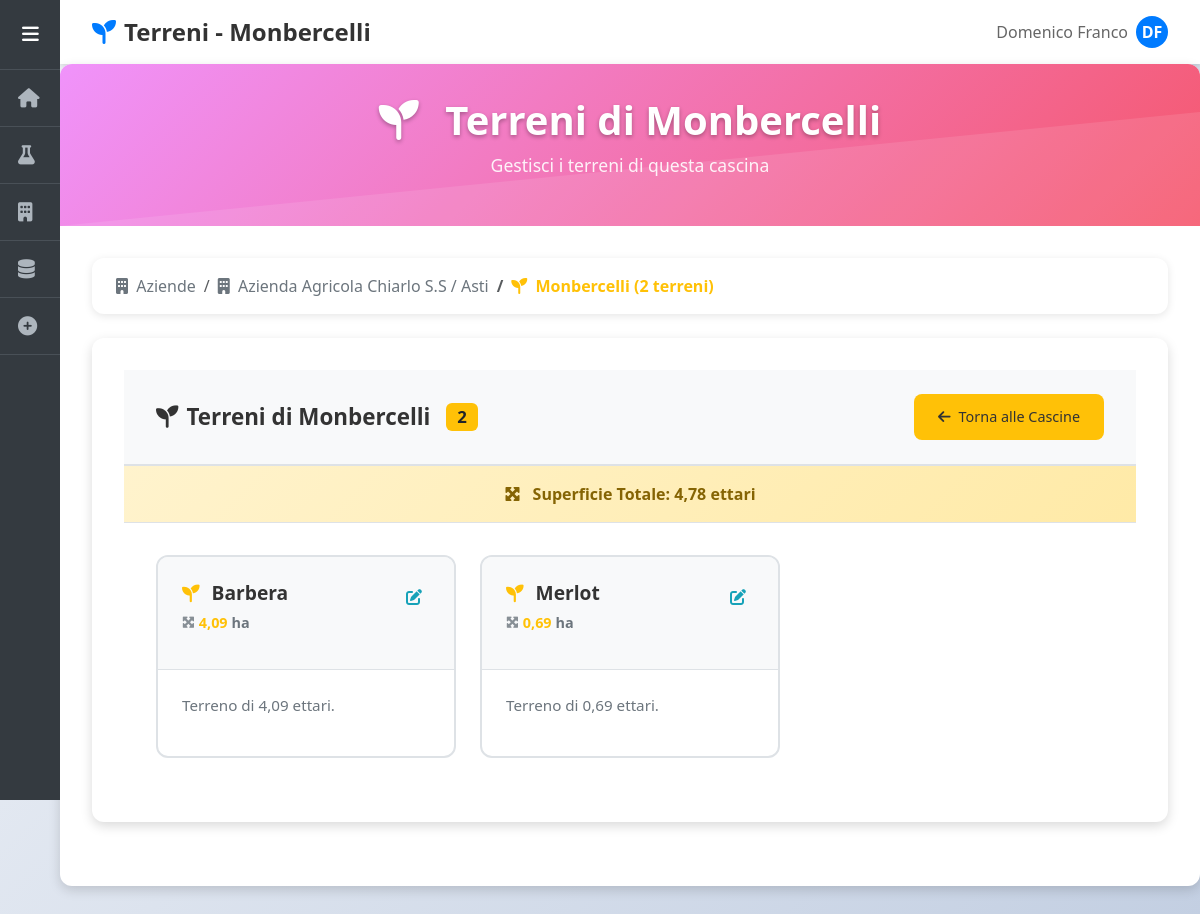
Screenshot of /aziende/cascine/202/terreni/ with the database file from the repository.
### domenico/models.py (models this page shows, shortened)
class Cascina(models.Model):
    nome = models.CharField(max_length=200)
    cliente = models.ForeignKey(Cliente, on_delete=models.CASCADE, related_name='cascine')
    contoterzista = models.ForeignKey(
        Contoterzista,
        on_delete=models.SET_NULL,
        null=True,
        blank=True,
        related_name='cascine',
        help_text="Contoterzista responsabile per questa cascina (opzionale)"
    )

class Cliente(models.Model):
    nome = models.CharField(max_length=200)
    creato_il = models.DateTimeField(auto_now_add=True)

class Terreno(models.Model):
    nome = models.CharField(max_length=200)
    cascina = models.ForeignKey(Cascina, on_delete=models.CASCADE, related_name='terreni')
    superficie = models.DecimalField(
        max_digits=10,
        decimal_places=2,
        validators=[MinValueValidator(0.01)],
        help_text="Superficie in ettari"
    )
    class Meta:
        verbose_name = "Terreno"
        verbose_name_plural = "Terreni"

### domenico/views.py (the view)
# urls.py: path('aziende/cascine/<int:cascina_id>/terreni/', views.aziende_terreni, name='aziende_terreni'),
def aziende_terreni(request, cascina_id):
    from django.db.models import Q
    from django.db.models.functions import Lower
    search_query = request.GET.get('search', '').strip()
    cascina = get_object_or_404(
        Cascina.objects.select_related('cliente', 'contoterzista'),
        id=cascina_id
    )
    terreni = cascina.terreni.all()
    if search_query:
        terreni = terreni.filter(
            Q(nome__icontains=search_query) |
            Q(coltura__icontains=search_query)
        )
    terreni = terreni.order_by(Lower('nome'))
    context = {
        'cascina': cascina,
        'cliente': cascina.cliente,
        'terreni': terreni,
        'search_query': search_query,
        'total_count': terreni.count(),
        'breadcrumb_level': 'terreni'
    }
    return render(request, 'aziende_terreni.html', context)

### domenico/templatetags/aziende_extras.py (called while the page is built, shortened)
@register.filter
def total_superficie(items):
    total = 0.0
    if not items:
        return 0.0
    if hasattr(items, 'all'):  # QuerySet
        for item in items.all():
            if hasattr(item, 'superficie'):
                total += float(item.superficie or 0)
    return round(total, 2)

### domenico/templates/aziende_terreni.html (shortened to what this page needs)
{% extends 'base.html' %}
{% load aziende_extras %}
{% block page_title %}Terreni - {{ cascina.nome }}{% endblock %}
{% block page_icon %}<i class="fas fa-seedling"></i>{% endblock %}
{% block content %}
<div class="page-header">
    <div class="page-header-content">
        <h1>
            <i class="fas fa-seedling me-3"></i>
            Terreni di {{ cascina.nome }}
        </h1>
        <p>Gestisci i terreni di questa cascina</p>
    </div>
</div>
<div class="breadcrumb-container">
    <nav aria-label="breadcrumb">
        <ol class="breadcrumb">
            <li class="breadcrumb-item">
                <a href="{% url 'aziende' %}">
                    <i class="fas fa-building me-1"></i>
                    Aziende
                </a>
            </li>
            <li class="breadcrumb-item">
                <a href="{% url 'aziende_cascine' cliente.id %}">
                    <i class="fas fa-building me-1"></i>
                    {{ cliente.nome }}
                </a>
            </li>
            <li class="breadcrumb-item active">
                <i class="fas fa-seedling me-1"></i>
                {{ cascina.nome }} ({{ terreni|length }} terren{{ terreni|length|pluralize:"o,i" }})
            </li>
        </ol>
    </nav>
</div>
<div class="content-area">
    <div class="content-header">
        <h2 class="content-title">
            <i class="fas fa-seedling"></i>
            Terreni di {{ cascina.nome }}
            <span class="badge bg-warning text-dark ms-2">{{ terreni|length }}</span>
        </h2>
        <a href="{% url 'aziende_cascine' cliente.id %}" class="back-button">
            <i class="fas fa-arrow-left"></i>
            Torna alle Cascine
        </a>
    </div>
    {% if terreni %}
    <div class="superficie-summary">
        <i class="fas fa-expand-arrows-alt me-2"></i>
        Superficie Totale: {{ terreni|total_superficie }} ettari
    </div>
    {% endif %}
    <div class="items-grid">
        {% for terreno in terreni %}
        <div class="item-card">
            <div class="item-header">
                <div class="item-title">
                    <div class="item-title-content">
                        <div class="item-title-text">
                            <i class="fas fa-seedling item-icon"></i>
                            <span>{{ terreno.nome }}</span>
                        </div>
                        <div class="item-stats">
                            <div class="stat-item">
                                <i class="fas fa-expand-arrows-alt stat-icon"></i>
                                <span class="stat-value">{{ terreno.superficie|floatformat:2 }}</span> ha
                            </div>
                        </div>
                    </div>
                    <i class="fas fa-edit edit-icon" onclick="editItem(event, {{ terreno.id }}, 'terreno', '{{ terreno.nome|escapejs }}', {{ terreno.superficie }})" title="Modifica terreno"></i>
                </div>
            </div>
            <div class="item-content">
                <div class="item-description">
                    Terreno di {{ terreno.superficie|floatformat:2 }} ettari{% if terreno.coltura %} coltivato a {{ terreno.coltura }}{% endif %}.
                </div>
            </div>
        </div>
        {% empty %}
        <div class="empty-state">
            <i class="fas fa-seedling"></i>
            <h4>Nessun Terreno Trovato</h4>
            <p>La cascina "{{ cascina.nome }}" non ha ancora terreni associati.</p>
        </div>
        {% endfor %}
    </div>
</div>
{% endblock %}

### domenico/templates/base.html (style rules this page uses)
:root { --sidebar-width: 60px; --sidebar-expanded-width: 200px; --sidebar-bg: #343a40; --sidebar-hover: #495057; --primary-color: #007bff; }
body { background-color: #f8f9fa; font-family: 'Segoe UI', Tahoma, Geneva, Verdana, sans-serif; }
.page-title i { margin-right: 0.5rem; color: var(--primary-color); }
.content-area { padding: 2rem; }

### domenico/templates/aziende_terreni.html (style rules this page uses)
:root { --primary-color: #007bff; --success-color: #28a745; --warning-color: #ffc107; --info-color: #17a2b8; --danger-color: #dc3545; --light-bg: #f8f9fa; --border-color: #dee2e6; --shadow: 0 2px 8px rgba(0,0,0,0.1); --shadow-lg: 0 4px 12px rgba(0,0,0,0.15); --border-radius: 12px; --gradient-primary: linear-gradient(135deg, #667eea 0%, #764ba2 100%); --gradient-success: linear-gradient(135deg, #11998e 0%, #38ef7d 100%); --gradient-warning: linear-gradient(135deg, #f093fb 0%, #f5576c 100%); }
body { background: linear-gradient(135deg, #f5f7fa 0%, #c3cfe2 100%); min-height: 100vh; }
.page-header { background: var(--gradient-warning); color: white; padding: 2rem 0; margin: -2rem -2rem 2rem -2rem; text-align: center; position: relative; overflow: hidden; }
.page-header::before { content: ''; position: absolute; top: 0; left: 0; right: 0; bottom: 0; background-size: cover; }
.page-header-content { position: relative; z-index: 2; }
.page-header h1 { font-size: 2.5rem; font-weight: 700; margin-bottom: 0.5rem; text-shadow: 0 2px 4px rgba(0,0,0,0.3); }
.page-header p { font-size: 1.1rem; opacity: 0.9; font-weight: 300; }
.breadcrumb-container { background: white; padding: 1rem 1.5rem; border-radius: var(--border-radius); box-shadow: var(--shadow); margin-bottom: 1.5rem; }
.breadcrumb { margin: 0; background: none; padding: 0; font-size: 1rem; }
.breadcrumb-item { font-weight: 500; }
.breadcrumb-item.active { color: var(--warning-color); font-weight: 600; }
.breadcrumb-item a { color: #6c757d; text-decoration: none; transition: color 0.3s ease; }
.content-area { background: white; border-radius: var(--border-radius); box-shadow: var(--shadow-lg); overflow: hidden; margin-bottom: 2rem; }
.content-header { background: var(--light-bg); padding: 1.5rem 2rem; border-bottom: 2px solid var(--border-color); display: flex; justify-content: space-between; align-items: center; }
.content-title { font-size: 1.4rem; font-weight: 600; color: #333; margin: 0; display: flex; align-items: center; gap: 0.5rem; }
.back-button { background: var(--warning-color); color: #333; border: none; padding: 0.75rem 1.5rem; border-radius: 8px; font-size: 0.9rem; font-weight: 500; transition: all 0.3s ease; text-decoration: none; display: inline-flex; align-items: center; gap: 0.5rem; }
.items-grid { display: grid; grid-template-columns: repeat(auto-fill, minmax(300px, 1fr)); gap: 1.5rem; padding: 2rem; }
.item-card { background: white; border: 2px solid var(--border-color); border-radius: var(--border-radius); transition: all 0.3s ease; position: relative; overflow: hidden; min-height: 180px; display: flex; flex-direction: column; }
.item-header { background: var(--light-bg); padding: 1.5rem; border-bottom: 1px solid var(--border-color); flex-shrink: 0; }
.item-title { font-size: 1.2rem; font-weight: 600; color: #333; margin-bottom: 0.75rem; display: flex; justify-content: space-between; align-items: flex-start; line-height: 1.3; }
.item-title-content { flex: 1; min-width: 0; }
.item-title-text { display: flex; align-items: center; gap: 0.75rem; }
.item-icon { color: var(--warning-color); font-size: 1.1rem; }
.edit-icon { color: var(--info-color); font-size: 1rem; cursor: pointer; padding: 0.5rem; border-radius: 6px; transition: all 0.3s ease; flex-shrink: 0; margin-left: 0.5rem; }
.item-stats { display: flex; flex-wrap: wrap; gap: 1rem; margin-top: 0.5rem; }
.stat-item { font-size: 0.9rem; color: #6c757d; display: flex; align-items: center; gap: 0.25rem; }
.stat-value { font-weight: 600; color: var(--warning-color); }
.stat-icon { font-size: 0.8rem; opacity: 0.8; }
.item-content { padding: 1.5rem; flex: 1; display: flex; flex-direction: column; justify-content: space-between; }
.item-description { color: #6c757d; font-size: 0.95rem; line-height: 1.5; margin-bottom: 1rem; }
.superficie-summary { background: linear-gradient(135deg, #fff3cd 0%, #ffeaa7 100%); padding: 1rem 2rem; text-align: center; font-weight: 600; color: #856404; border-bottom: 1px solid var(--border-color); }

### rows the page displays
Cascina: nome "Monbercelli"
Cliente: nome "Azienda Agricola Chiarlo S.S / Asti"
Terreno: cascina+superficie "4,78", nome "Barbera", superficie "4,09"
Terreno: nome "Merlot", superficie "0,69"

### other values shown
{{ terreni|length }} "2"
